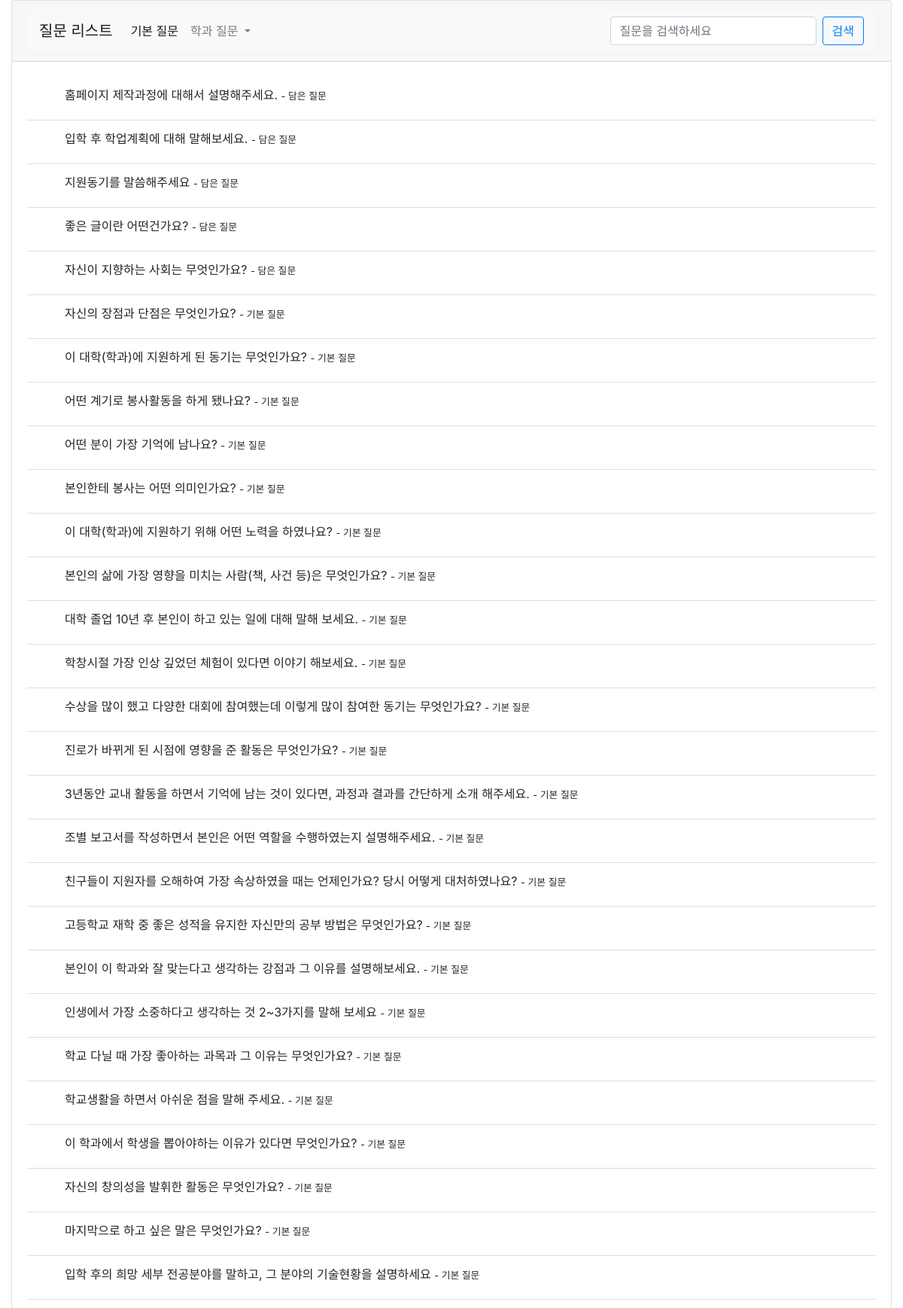
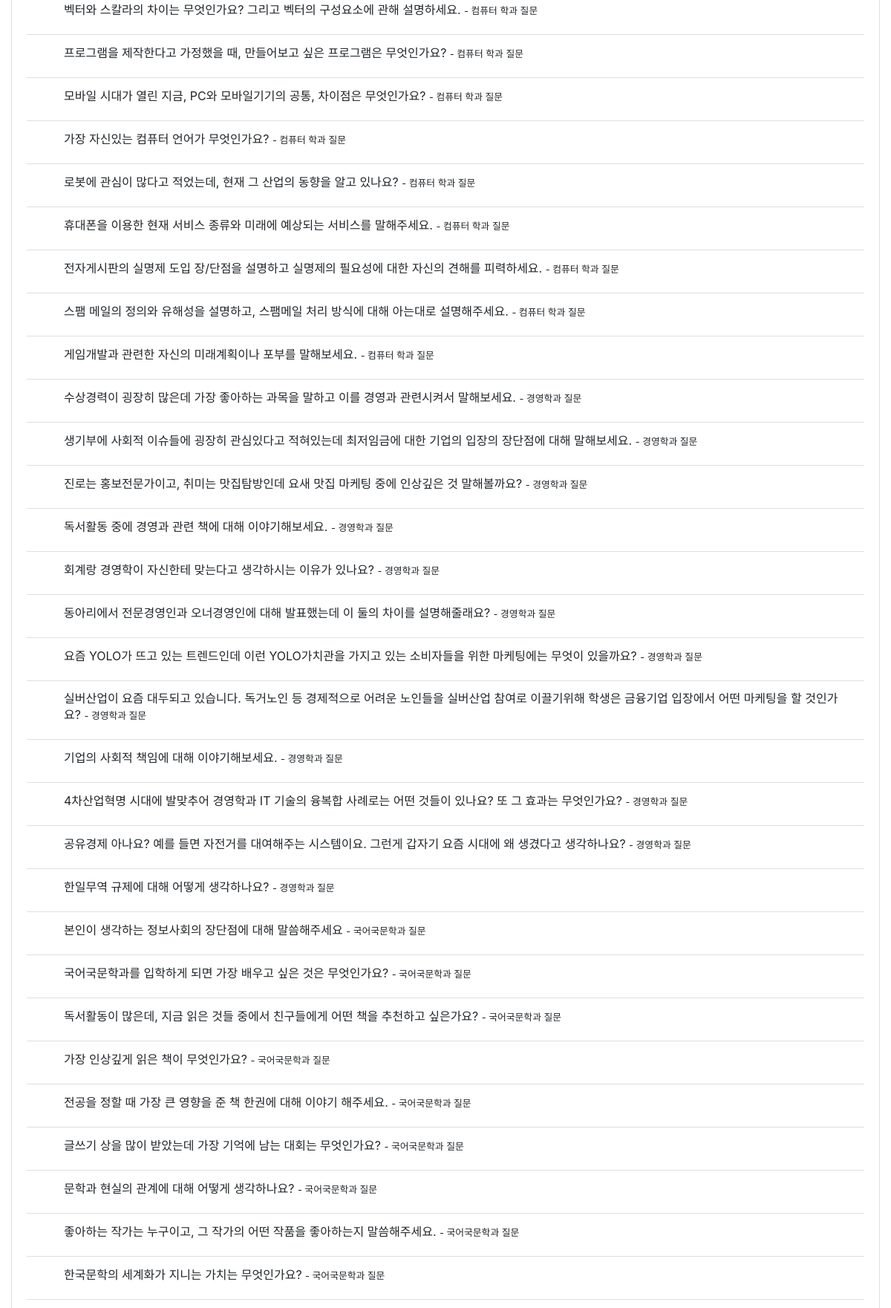
/website/questionList/ (signed in, upper part), run on an earlier commit of the app's database (2 pictures, top to bottom).
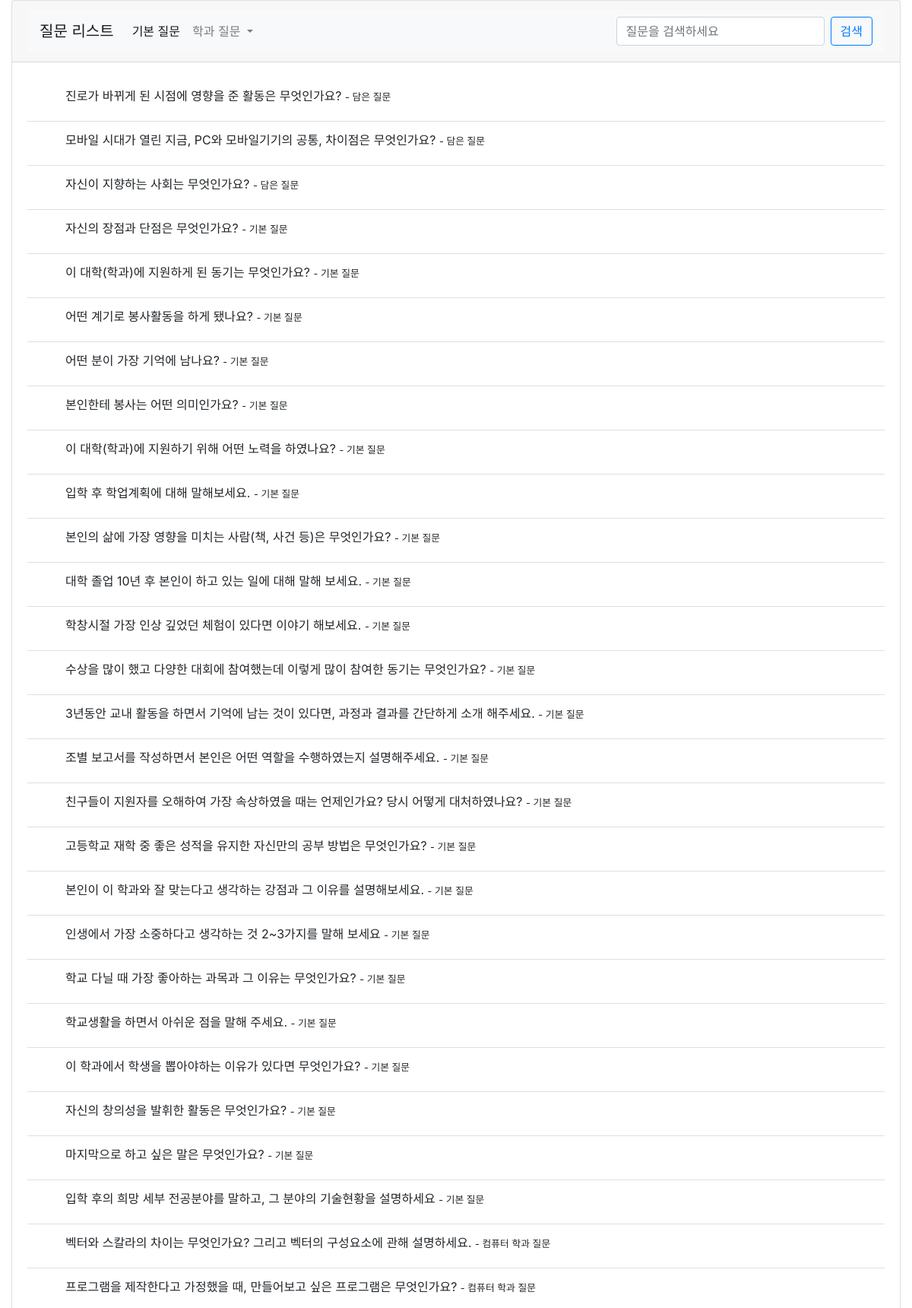
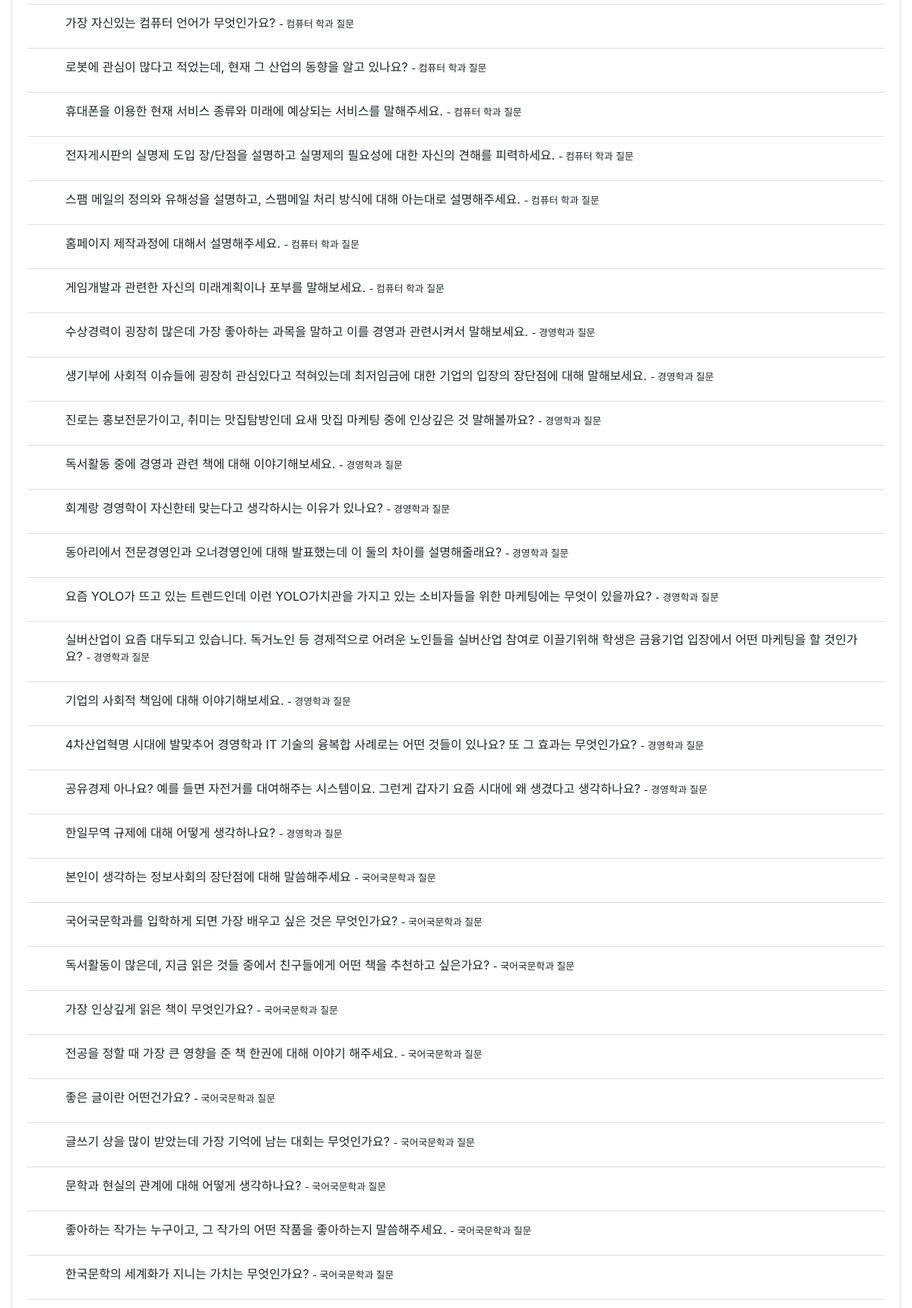
And on a later commit of the database (2 pictures, top to bottom).
### website/models.py (models this page shows, shortened)
class StudentQuestion(models.Model):
    id = models.AutoField(
        primary_key=True,
        unique=True,
        editable=False,
        verbose_name='pk'
    )
    student = models.ForeignKey(User, on_delete=models.CASCADE)
    question = models.ForeignKey(Question, on_delete=models.CASCADE)
    part =  models.IntegerField(null=True, blank=True, verbose_name='종류')
    teacher = models.ForeignKey(Teacher, null=True, blank=True, on_delete=models.CASCADE)

class Question(models.Model):
    id = models.AutoField(
        primary_key=True,
        unique=True,
        editable=False,
        verbose_name='pk'
    )
    question = models.CharField(max_length=100, null=True, blank=True, verbose_name='질문')
    department = models.IntegerField(null=True, blank=True, verbose_name='학과') # 0 : 공통질문
    def __str__(self):
        return self.question

### website/views.py (the view, shortened to what this page needs)
# urls.py: path('questionList/', views.questionList, name='questionList'),
@csrf_exempt
def questionList(request):
    if request.session.get('user'):
        if request.method == "POST":
            if 'question_search' in request.POST:
                question_search = request.POST.get('question_search','')
                myQuestion = StudentQuestion.objects.filter(student__userID=request.session.get('user'),question__question__contains=question_search)
                question = Question.objects.filter(question__contains=question_search)
                if myQuestion.exists():
                    for i in myQuestion:
                        question = question.exclude(id=i.question.id)
                if myQuestion.exists() is False and question.exists() is False:
                    return render(request, 'questionList.html', {'error':'해당 질문이 존재하지 않습니다.'})
                return render(request, 'questionList.html', {'question':question, 'myQuestion':myQuestion})
            question = Question.objects.all()
            myQuestion = StudentQuestion.objects.filter(student__userID=request.session.get('user'))
            if myQuestion.exists():
                for i in myQuestion:
                    question = question.exclude(id=i.question.id)
            return render(request, 'questionList.html', {'question': question, 'myQuestion': myQuestion})
        else:
            question = Question.objects.all()
            myQuestion = StudentQuestion.objects.filter(student__userID=request.session.get('user'))
            if myQuestion.exists():
                for i in myQuestion:
                    question = question.exclude(id=i.question.id)
            return render(request, 'questionList.html', {'question': question, 'myQuestion':myQuestion})

### website/templates/questionlist.html (shortened to what the changed rows need)
{% load static %}
<!doctype html>
<html lang="en">
<head>
    <link href="https://cdn.jsdelivr.net/npm/bootstrap@4.5.3/dist/css/bootstrap.min.css" rel="stylesheet">
    <link rel="stylesheet" href="{% static 'css/questionlist.css' %}">
</head>
<body>
    <div class="container-fluid">
        <div class="card">
            <div class="card-body">
                <ul class="list-group list-group-flush">
                    {% if myQuestion %}
                    {% for questionList in myQuestion %}
                    <li class="list-group-item d-flex justify-content-between align-items-center">
                        <div>
                            <label for="star_{{questionList.id}}">
                            {{questionList.question}}
                            {% if questionList.part == 1 %}
                            <small> - 작성한 질문</small>
                            {% elif questionList.part == 2 %}
                            <small> - 받은 질문</small>
                            {% else %}
                            <small> - 담은 질문</small></label>
                            {% endif %}
                        </div>
                    </li>
                    {% endfor %}
                    {% endif %}
                    {% if question %}
                    {% for questionList in question %}
                    <li class="list-group-item d-flex justify-content-between align-items-center">
                        <div>
                            {%if request.session.user %}
                            <label for="nonstar_{{questionList.id}}">
                            {%else%}
                            <input type="checkbox" name="question[1]" id="nonstar_{{questionList.id}}" value="{{questionList.question}}">
                            <label for="nonstar_{{questionList.id}}">
                            {%endif%}
                            {{questionList.question}}
                                {% if questionList.department == 0 %}
                                <small> - 기본 질문</small>
                                {% elif questionList.department == 1 %}
                                <small> - 컴퓨터 학과 질문</small>
                                {% elif questionList.department == 2 %}
                                <small> - 경영학과 질문</small>
                                {% elif questionList.department == 3 %}
                                <small> - 국어국문학과 질문</small>
                                {% elif questionList.department == 4 %}
                                <small> - 생명공학과 질문</small></label>
                            {% endif %}
                        </div>
                    </li>
                    {% endfor %}
                    {% endif %}
                </ul>
            </div>
        </div>
    </div>
</body>
</html>

What changed in the data, as far as the page shows it:
removed StudentQuestion: question "홈페이지 제작과정에 대해서 설명해주세요.", part "- 담은 질문"
removed StudentQuestion: question "입학 후 학업계획에 대해 말해보세요.", part "- 담은 질문"
removed StudentQuestion: question "지원동기를 말씀해주세요", shows "- 담은 질문"
removed StudentQuestion: question "좋은 글이란 어떤건가요?", part "- 담은 질문"
no longer on this page (row unchanged): Question: question "진로가 바뀌게 된 시점에 영향을 준 활동은 무엇인가요?", department "- 기본 질문"
no longer on this page (row unchanged): Question: question "모바일 시대가 열린 지금, PC와 모바일기기의 공통, 차이점은 무엇인가요?", department "- 컴퓨터 학과 질문"
added StudentQuestion: question "진로가 바뀌게 된 시점에 영향을 준 활동은 무엇인가요?", part "- 담은 질문"
added StudentQuestion: question "모바일 시대가 열린 지금, PC와 모바일기기의 공통, 차이점은 무엇인가요?", part "- 담은 질문"
now on this page (row unchanged): Question: question "입학 후 학업계획에 대해 말해보세요.", department "- 기본 질문"
now on this page (row unchanged): Question: question "홈페이지 제작과정에 대해서 설명해주세요.", department "- 컴퓨터 학과 질문"
now on this page (row unchanged): Question: question "좋은 글이란 어떤건가요?", department "- 국어국문학과 질문"
